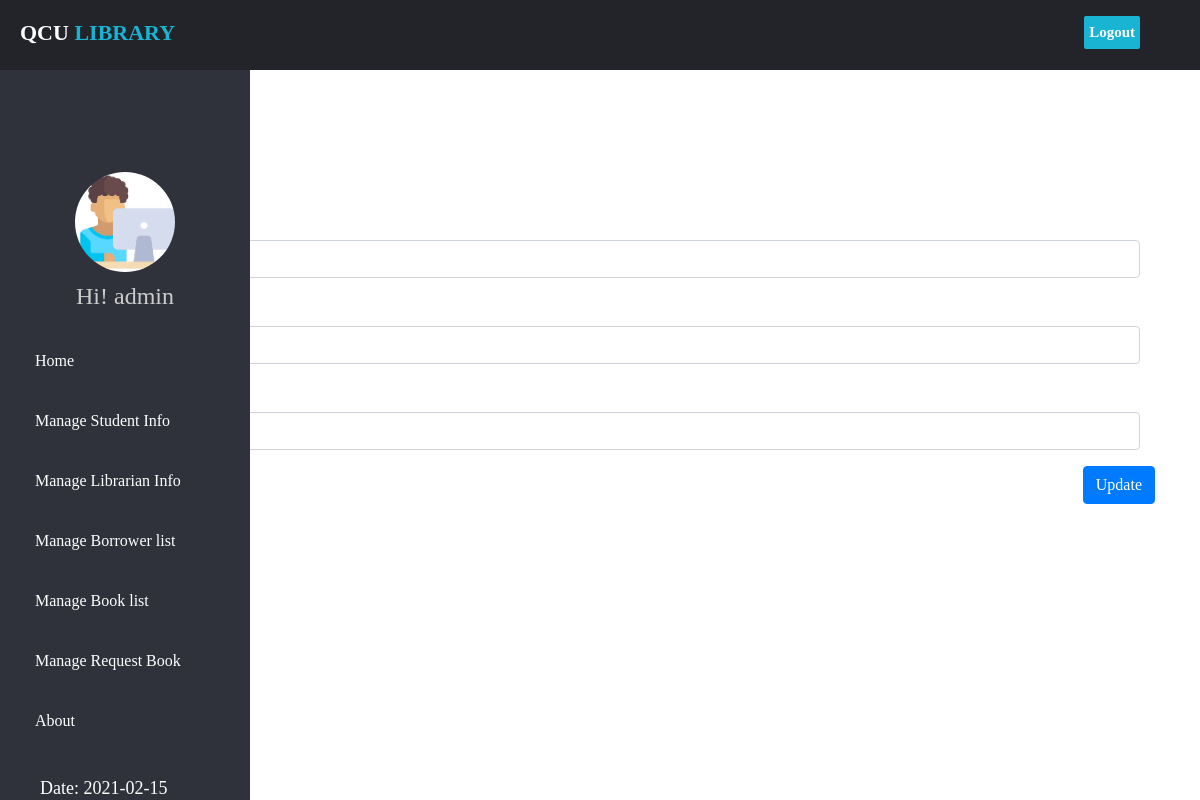
/edit_libacc.php?id=1 (signed in), run on an earlier commit of the app's database.
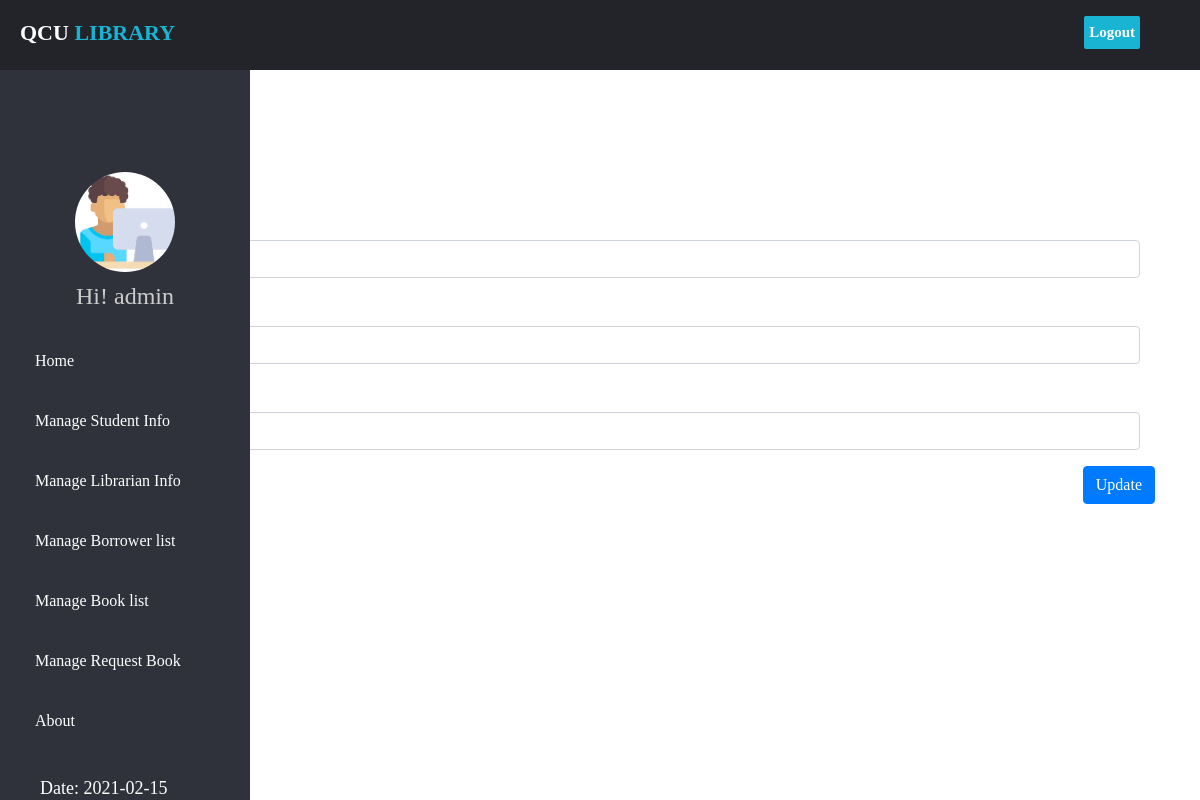
And on a later commit of the database.
### tables this page shows
CREATE TABLE `librarianacc` (
  `library_id` int(10) NOT NULL,
  `name` varchar(255) NOT NULL,
  `username` varchar(20) NOT NULL,
  `password` varchar(20) NOT NULL
);

### function.php (called while the page is built, shortened)
<?php
function query($sql)
{
    global $connection;
    return mysqli_query($connection, $sql);
}
function escape_string($string)
{
    global $connection;
    return mysqli_real_escape_string($connection, $string);
}
function fetch_array($result)
{
    return mysqli_fetch_array($result);
}

### edit_libacc.php (the view, shortened to what this page needs)
<?php
require('./databasestud.php');
if (isset($_GET['id'])) {
    $query = query("SELECT * FROM librarianacc WHERE library_id = " . escape_string($_GET['id']) . "");
    while ($row = fetch_array($query)) {
        $name      =       escape_string($row['name']);
        $username     =       escape_string($row['username']);
        $password   =       escape_string($row['password']);
}
}
?>
<!DOCTYPE html>
<html lang="en" dir="ltr">
<head>
    <link rel="stylesheet" href="https://maxcdn.bootstrapcdn.com/bootstrap/4.5.2/css/bootstrap.min.css">
    <link rel="stylesheet" href="css/css1.css">
    <link rel="stylesheet" href="css/css5.css">
</head>
<body>
    <header>
        <div class="left_area">
            <h3>QCU <span>LIBRARY</span></h3>
        </div>
        <div class="right_area">
            <a href="admin_logout.php" class="logout_btn">Logout</a>
        </div>
    </header>
    <div class="sidebar">
        <center>
            <br>
            <br>
            <br>
            <img src="images/av3.png" class="profile_image" alt="">
            <h4>Hi! <?php echo $_SESSION['admin_username'] ?></h4>
        </center>
        <a href="index.php"><i class="fas fa-desktop"></i><span>Home</span></a>
        <a href="studentinfo.php"><i class="far fa-user-circle"></i><span>Manage Student Info</span></a>
        <a href="librarianinfo.php"><i class="far fa-user"></i><span>Manage Librarian Info</span></a>
        <a href="borrowerlist.php"><i class="fas fa-user-friends"></i><span>Manage Borrower list</span></a>
        <a href="booklist.php"><i class="fas fa-book-open"></i><span>Manage Book list</span></a>
        <a href="requestbook.php"><i class="fas fa-book-open"></i><span>Manage Request Book</span></a>
        <a href="#"><i class="fas fa-info-circle"></i><span>About</span></a>
        <br>
        <div class="date">
            <?php
            echo "Date: ";
            echo date("Y-m-d") .   "<br>";
            ?>
            <br>
        </div>
    </div>
    <div class="container" style="padding-top: 13rem;">
        <form action="" method="post">
            <div class="row">
            <div class="col-md-12">
                <div class="col-md-12">
                    <div class="form-group">
                        <label for="">Name</label>
                        <input type="text" class="form-control" value="<?php echo $name; ?>" name="name">
                    </div>
                </div>
                <div class="col-md-12">
                    <div class="form-group">
                        <label for="">Username</label>
                        <input type="text" class="form-control" value="<?php echo $username; ?>" name="username">
                    </div>
                </div>
                <div class="col-md-12">
                    <div class="form-group">
                        <label for="">Password</label>
                        <input type="text" class="form-control" value="<?php echo $password; ?>" name="password">
                    </div>
                </div>
            </div>
            <div class="container">
            <a href="librarianinfo.php" class="btn btn-info">Back</a>
            <button class="btn btn-primary float-right" name="submit">Update</button>
            </div>
        </form>
    </div>
</body>
</html>

What changed in the data, as far as the page shows it:
changed librarianacc: name "Juan" → "jomarie"; username "librarian" → "jake"; password "librarian" → "123"
